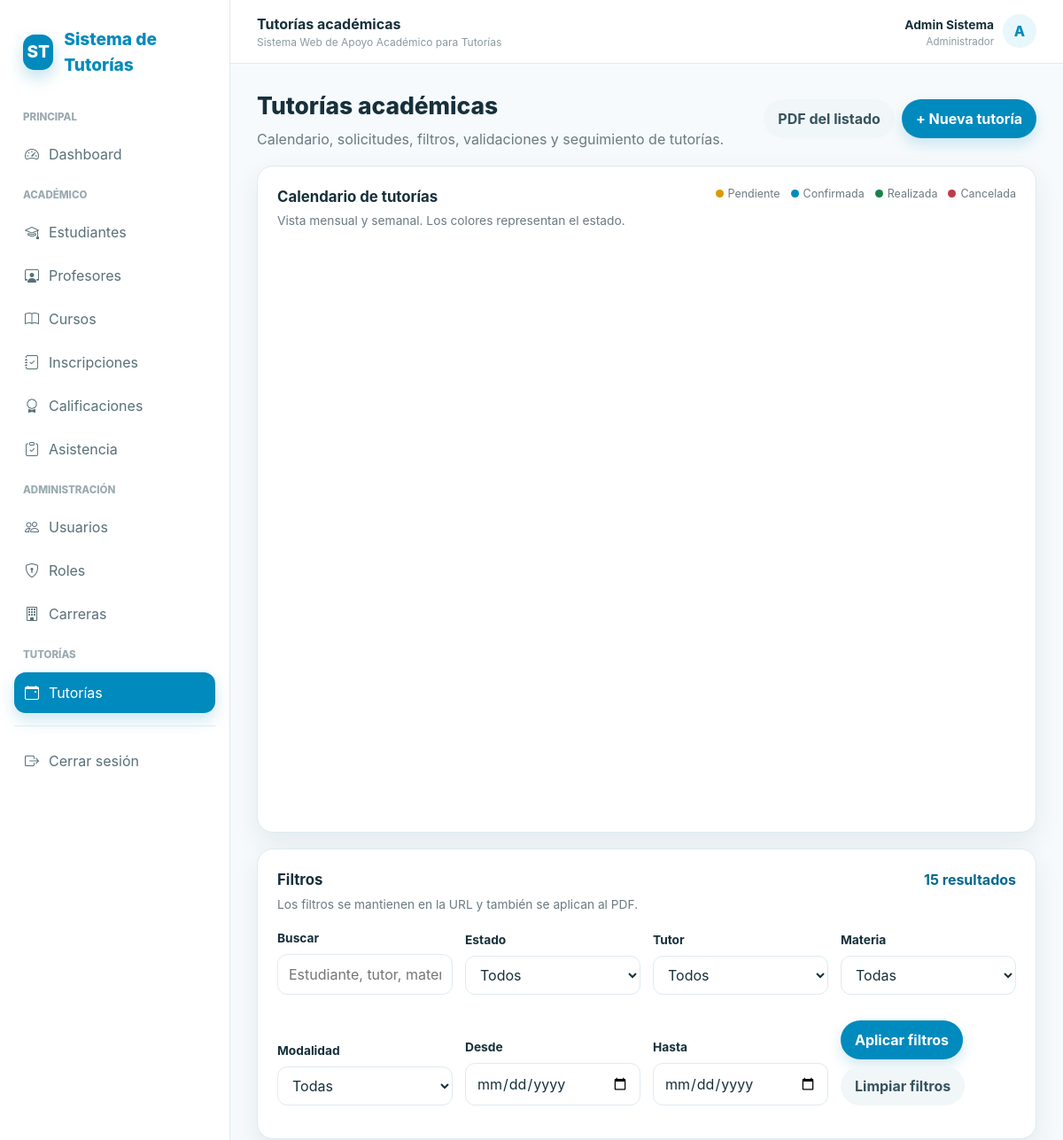
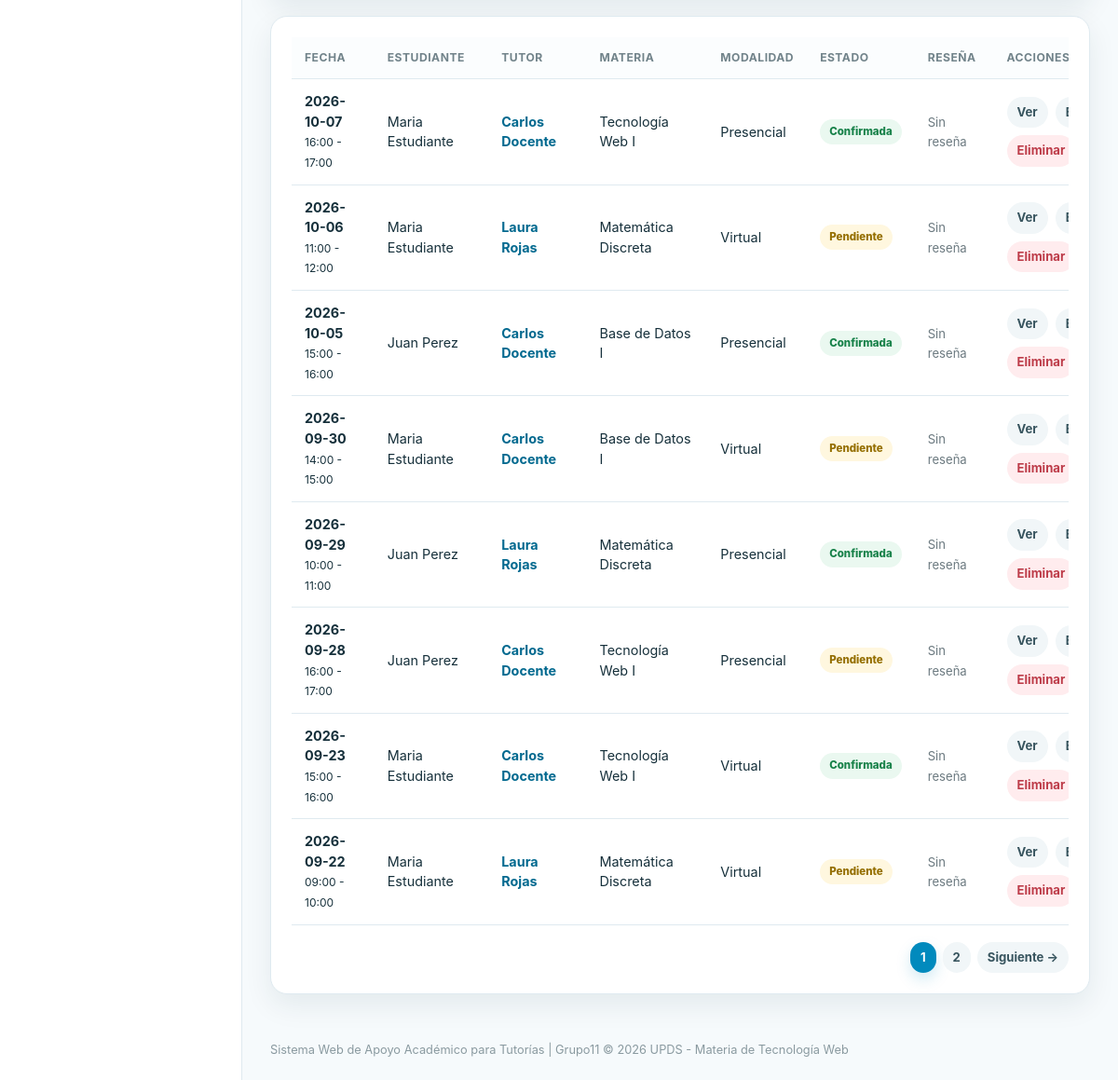
The app's page /controllers/tutorias.php (signed in) with its own data (2 pictures, top to bottom).
### tables this page shows
CREATE TABLE tutorias (
    id_tutoria INT AUTO_INCREMENT PRIMARY KEY,
    id_estudiante INT NOT NULL,
    id_tutor INT NOT NULL,
    id_materia INT NOT NULL,
    fecha DATE NOT NULL,
    hora_inicio TIME NOT NULL,
    hora_fin TIME NOT NULL,
    modalidad ENUM('presencial', 'virtual') NOT NULL DEFAULT 'presencial',
    lugar_o_enlace VARCHAR(200) NULL,
    estado ENUM('pendiente', 'confirmada', 'realizada', 'cancelada') NOT NULL DEFAULT 'pendiente',
    observaciones TEXT NULL,
    fecha_solicitud DATETIME DEFAULT CURRENT_TIMESTAMP,
    FOREIGN KEY (id_estudiante) REFERENCES estudiantes(id_estudiante) ON DELETE CASCADE,
    FOREIGN KEY (id_tutor) REFERENCES tutores(id_tutor) ON DELETE CASCADE,
    FOREIGN KEY (id_materia) REFERENCES materias(id_materia) ON DELETE CASCADE,
    INDEX idx_tutorias_fecha (fecha),
    INDEX idx_tutorias_tutor_fecha (id_tutor, fecha),
    INDEX idx_tutorias_estudiante_fecha (id_estudiante, fecha),
    INDEX idx_tutorias_estado (estado)
);

CREATE TABLE materias (
    id_materia INT AUTO_INCREMENT PRIMARY KEY,
    nombre_materia VARCHAR(150) NOT NULL,
    id_carrera INT NULL,
    id_curso INT NULL,
    FOREIGN KEY (id_carrera) REFERENCES carreras(id_carrera) ON DELETE SET NULL,
    FOREIGN KEY (id_curso) REFERENCES cursos(id_curso) ON DELETE SET NULL
);

### views/tutorias/index.php (the view, shortened to what the rows shown need)
<?php
include __DIR__ . '/../layouts/header.php';
$estadoClase = static function (string $estado): string {
    return match ($estado) {
        'confirmada', 'realizada' => 'badge-success',
        'cancelada' => 'badge-danger',
        default => 'badge-warning',
    };
};
$detalleUrl = static function (int $id, string $accion = 'detalle'): string {
    return '/controllers/tutorias.php?accion=' . rawurlencode($accion) . '&id=' . $id;
};
?>
<?php if ($accion === 'listar'): ?>
    <div class="toolbar">
        <div>
            <h1 class="page-title">Tutorías académicas</h1>
        </div>
    </div>
    <div class="card calendar-card">
        <div class="card-body">
            <div class="section-heading">
                <div>
                    <h2>Calendario de tutorías</h2>
                </div>
            </div>
        </div>
    </div>
    <div class="card filter-card">
        <div class="card-body">
            <div class="section-heading">
                <div>
                    <h2>Filtros</h2>
                </div>
            </div>
        </div>
    </div>
    <div class="card">
        <div class="card-body">
            <div class="table-wrap">
                <table class="table" id="tabla-tutorias">
                    <thead>
                        <tr>
                            <th>Fecha</th>
                            <th>Estudiante</th>
                            <th>Tutor</th>
                            <th>Materia</th>
                            <th>Modalidad</th>
                            <th>Estado</th>
                            <th>Reseña</th>
                            <th>Acciones</th>
                        </tr>
                    </thead>
                    <tbody>
                    <?php foreach ($resultado['items'] as $item): ?>
                        <tr>
                            <td>
                                <strong><?= e($item['fecha']) ?></strong>
                                <br>
                                <small>
                                    <?= e(substr($item['hora_inicio'], 0, 5)) ?>
                                    -
                                    <?= e(substr($item['hora_fin'], 0, 5)) ?>
                                </small>
                            </td>
                            <td><?= e($item['estudiante']) ?></td>
                            <td>
                                <a
                                    class="link-primary"
                                    href="/controllers/tutor_perfil.php?id=<?= (int) $item['id_tutor'] ?>"
                                >
                                    <?= e($item['profesor']) ?>
                                </a>
                            </td>
                            <td><?= e($item['nombre_materia']) ?></td>
                            <td><?= e(ucfirst($item['modalidad'])) ?></td>
                            <td>
                                <span class="badge <?= e($estadoClase($item['estado'])) ?>">
                                    <?= e(ucfirst($item['estado'])) ?>
                                </span>
                            </td>
                            <td>
                                <?php if ($item['evaluacion_calificacion']): ?>
                                    <span class="stars-readonly" aria-label="Calificación <?= (int) $item['evaluacion_calificacion'] ?> de 5">
                                        <?= str_repeat('★', (int) $item['evaluacion_calificacion']) ?>
                                    </span>
                                <?php else: ?>
                                    <span class="muted-text">Sin reseña</span>
                                <?php endif; ?>
                            </td>
                            <td>
                                <div class="actions">
                                    <a class="btn btn-light btn-sm" href="<?= e($detalleUrl((int) $item['id_tutoria'])) ?>">
                                        Ver
                                    </a>
                                    <?php
                                    $puedeEditarFila = $rol === 'administrador'
                                        || (
                                            $rol === 'profesor'
                                            && (int) $item['profesor_usuario'] === (int) $_SESSION['id_usuario']
                                        )
                                        || (
                                            $rol === 'estudiante'
                                            && (int) $item['estudiante_usuario'] === (int) $_SESSION['id_usuario']
                                        );
                                    $puedeEliminarFila = $rol === 'administrador'
                                        || (
                                            $rol === 'profesor'
                                            && (int) $item['profesor_usuario'] === (int) $_SESSION['id_usuario']
                                            && in_array($item['estado'], ['pendiente', 'confirmada'], true)
                                        )
                                        || (
                                            $rol === 'estudiante'
                                            && (int) $item['estudiante_usuario'] === (int) $_SESSION['id_usuario']
                                            && $item['estado'] === 'pendiente'
                                        );
                                    ?>
                                    <?php if ($puedeEditarFila && ($rol !== 'estudiante' || $item['estado'] === 'pendiente')): ?>
                                        <a class="btn btn-light btn-sm" href="<?= e($detalleUrl((int) $item['id_tutoria'], 'editar')) ?>">
                                        </a>
                                    <?php endif; ?>
                                    <?php if ($puedeEliminarFila): ?>
                                        <form method="post">
                                            <button
                                                class="btn btn-danger btn-sm"
                                                type="submit"
                                                data-confirm="¿Eliminar esta tutoría?"
                                            >
                                                Eliminar
                                            </button>
                                        </form>
                                    <?php endif; ?>
                                </div>
                            </td>
                        </tr>
                    <?php endforeach; ?>
                    </tbody>
                </table>
            </div>
        </div>
    </div>
<?php endif; ?>
<?php if ($accion === 'listar'): ?>
    <link rel="stylesheet" href="https://cdn.jsdelivr.net/npm/fullcalendar@6.1.18/index.global.min.css">
<?php endif; ?>
<?php include __DIR__ . '/../layouts/footer.php'; ?>

### records on screen
tutorias: fecha "2026-10-07", hora_inicio "16:00", hora_fin "17:00", estudiante "Maria Estudiante", profesor "Carlos Docente", id_materia.nombre_materia "Tecnología Web I", modalidad "Presencial", estado "Confirmada"
tutorias: fecha "2026-10-06", hora_inicio "11:00", hora_fin "12:00", estudiante "Maria Estudiante", profesor "Laura Rojas", id_materia.nombre_materia "Matemática Discreta", modalidad "Virtual", estado "Pendiente"
tutorias: fecha "2026-10-05", hora_inicio "15:00", hora_fin "16:00", estudiante "Juan Perez", profesor "Carlos Docente", id_materia.nombre_materia "Base de Datos I", modalidad "Presencial", estado "Confirmada"
tutorias: fecha "2026-09-30", hora_inicio "14:00", hora_fin "15:00", estudiante "Maria Estudiante", profesor "Carlos Docente", id_materia.nombre_materia "Base de Datos I", modalidad "Virtual", estado "Pendiente"
tutorias: fecha "2026-09-29", hora_inicio "10:00", hora_fin "11:00", estudiante "Juan Perez", profesor "Laura Rojas", id_materia.nombre_materia "Matemática Discreta", modalidad "Presencial", estado "Confirmada"
tutorias: fecha "2026-09-28", hora_inicio "16:00", hora_fin "17:00", estudiante "Juan Perez", profesor "Carlos Docente", id_materia.nombre_materia "Tecnología Web I", modalidad "Presencial", estado "Pendiente"
tutorias: fecha "2026-09-23", hora_inicio "15:00", hora_fin "16:00", estudiante "Maria Estudiante", profesor "Carlos Docente", id_materia.nombre_materia "Tecnología Web I", modalidad "Virtual", estado "Confirmada"
tutorias: fecha "2026-09-22", hora_inicio "09:00", hora_fin "10:00", estudiante "Maria Estudiante", profesor "Laura Rojas", id_materia.nombre_materia "Matemática Discreta", modalidad "Virtual", estado "Pendiente"

### other values on screen
$tituloPagina "Tutorías académicas"
$nombreUsuario "Admin Sistema"
$rol "Administrador"
$inicialUsuario "A"
$texto "Pendiente"
$texto "Confirmada"
$texto "Realizada"
$texto "Cancelada"
$resultado['total'] "15"
